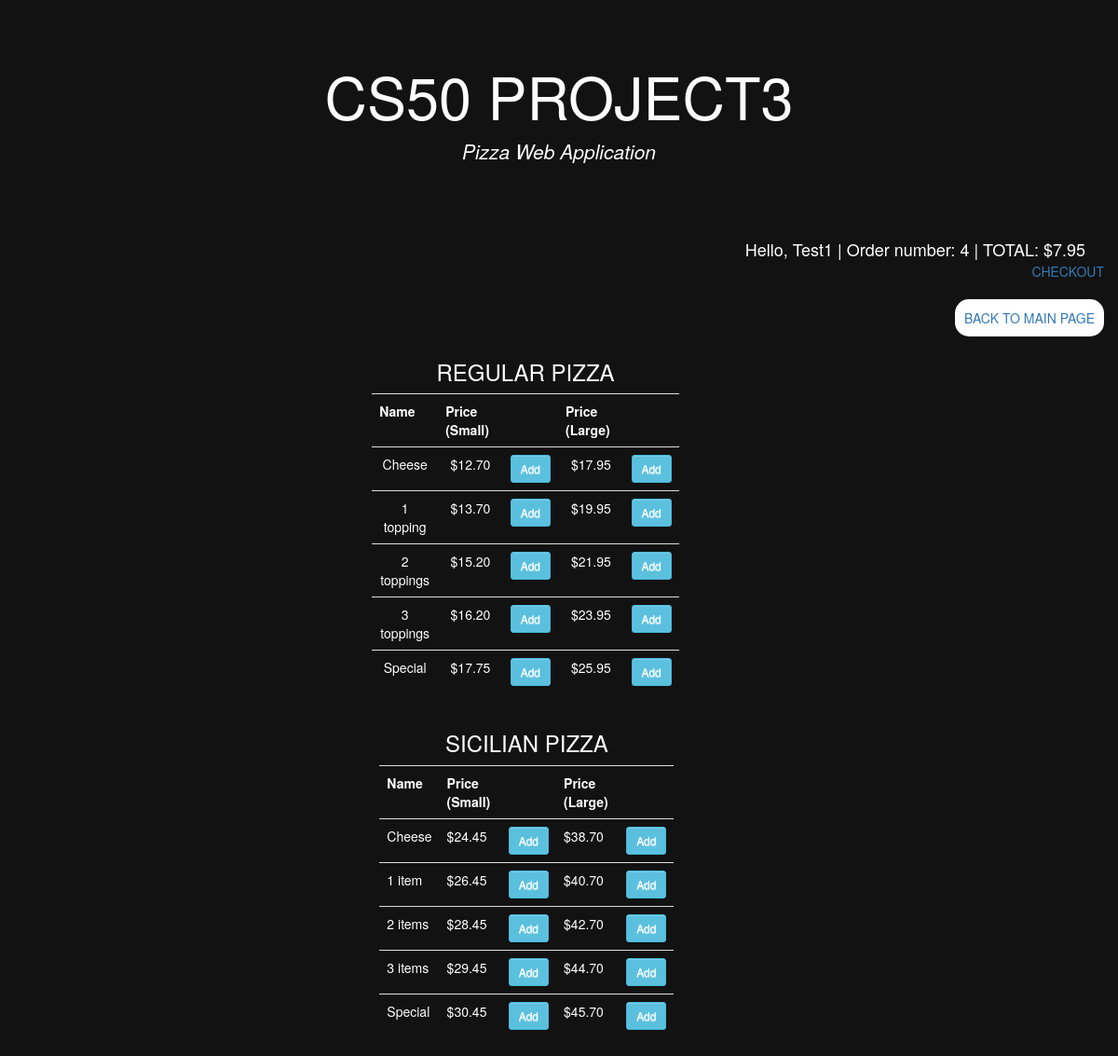
Page /pizza/ (signed in) on the committed database.
### orders/models.py (models this page shows, shortened)
class RegularPizza(models.Model):
    name = models.CharField(max_length=64)
    price_small = models.DecimalField(max_digits=4, decimal_places=2)
    price_large = models.DecimalField(max_digits=4, decimal_places=2)

class SicilianPizza(models.Model):
    name = models.CharField(max_length=64)
    price_small = models.DecimalField(max_digits=4, decimal_places=2)
    price_large = models.DecimalField(max_digits=4, decimal_places=2)

### orders/views.py (the view)
# urls.py: path("pizza/", views.pizza, name="pizza"),
def pizza(request):
    if not request.user.is_authenticated:
        return render(request, "orders/login.html", {"message": None})
    regular_pizzas = RegularPizza.objects.all()
    sicilian_pizzas = SicilianPizza.objects.all()
    order_number = UserOrder.objects.get(user=request.user, status='started').order_number
    context = {
        "regular_pizzas": regular_pizzas,
        "sicilian_pizzas": sicilian_pizzas,
        "Order_number": order_number,
        "Total": list(Order.objects.filter(user=request.user,number=order_number).aggregate(Sum('price')).values())[0] or 0,
        "category1": "Regular Pizza",
        "category2": "Sicilian Pizza"
    }
    return render(request, "orders/pizzas.html", context)

### orders/templates/orders/pizzas.html (shortened to what this page needs)
{% extends "orders/base.html" %}
{% load static %}
{% block body %}
{% include 'orders/status.html' %}
<div class="collapse navbar-collapse" style="color: white; text-align: end; padding: 15px;" id="myNavbar">
    <span><a class="backButton" href="{% url 'index' %}">BACK TO MAIN PAGE</a></span>
</div>
<div style="display: flex; justify-content: center; align-items: center;">
<div class="row text-center">
	<div class="col-md-10">
		<div class="card card-body">
            <h3 class="text-center" style="color: white; text-align: center;">REGULAR PIZZA</h3>
            <table class="table table-sm" style="color: white;">
				<tr>
					<th>Name</th>
                    <th>Price (Small)</th>
                    <th></th>
					<th>Price (Large)</th>
					<th></th>
				</tr>
				{% for pizza in regular_pizzas %}
				<tr>
					<td>{{pizza.name}}</td>
                    <td>${{ pizza.price_small }}</td>
                    <td><a class="btn btn-sm btn-info" href="{% url 'add' category1 pizza.name pizza.price_small %}">Add</a></td>
					<td>${{ pizza.price_large }}</td>
					<td><a class="btn btn-sm btn-info" href="{% url 'add' category1 pizza.name pizza.price_large %}">Add</a></td>
				</tr>
				{% endfor %}
			</table>
		</div>
	</div>
</div>
</div>
<div style="display: flex; justify-content: center; align-items: center;">
<div class="row">
	<div class="col-md-10">
		<div class="card card-body">
            <h3 class="text-center" style="color: white; text-align: center;">SICILIAN PIZZA</h3>
            <table class="table table-sm" style="color: white;">
				<tr>
					<th>Name</th>
                    <th>Price (Small)</th>
                    <th></th>
					<th>Price (Large)</th>
					<th></th>
				</tr>
				{% for pizza in sicilian_pizzas %}
				<tr>
					<td>{{pizza.name}}</td>
                    <td>${{ pizza.price_small }}</td>
                    <td><a class="btn btn-sm btn-info" href="{% url 'add' category2 pizza.name pizza.price_small %}">Add</a></td>
					<td>${{ pizza.price_large }}</td>
					<td><a class="btn btn-sm btn-info" href="{% url 'add' category2 pizza.name pizza.price_large %}">Add</a></td>
				</tr>
				{% endfor %}
			</table>
		</div>
	</div>
</div>
</div>
{% endblock %}

### orders/templates/orders/base.html (shortened to what this page needs)
{% load static %}
<!DOCTYPE html>
<html lang="en">
<head>
  <link rel="stylesheet" type="text/css" href="{% static 'orders/style.css' %}">
  <link rel="stylesheet" href="https://maxcdn.bootstrapcdn.com/bootstrap/3.4.1/css/bootstrap.min.css">
</head>
<body style="background-color: #121212; height: 100%;">
    <div class="jumbotron text-center" style="margin: 0px;">
      <h1>CS50 PROJECT3</h1>
      <p><em>Pizza Web Application</em></p>
    </div>
    {% block body %} {% endblock %}
  </body>
</html>

### orders/templates/orders/status.html
{% load static %}
<div class="collapse navbar-collapse" style="color: white; text-align: end; padding: 15px;" id="myNavbar">
    <span class="hello-msg">Hello, {{user}} | Order number: {{Order_number}} | TOTAL: ${{Total|floatformat:2}}</span>
    <br>
    <span><a href="{% url 'my_orders' %}">CHECKOUT</a></span>
  </div>

### orders/static/orders/style.css (style rules this page uses)
body .jumbotron { position: relative; background-color: #121212; color: #FCFCFC; }
.btn { display: inline-block; *display: inline; *zoom: 1; padding: 4px 10px 4px; margin-bottom: 0; font-size: 13px; line-height: 18px; color: #333333; text-align: center;text-shadow: 0 1px 1px rgba(255, 255, 255, 0.75); vertical-align: middle; background-color: #f5f5f5; background-image: -moz-linear-gradient(top, #ffffff, #e6e6e6); background-image: -ms-linear-gradient(top, #ffffff, #e6e6e6); background-image: -webkit-gradient(linear, 0 0, 0 100%, from(#ffffff), to(#e6e6e6)); background-image: -webkit-linear-gradient(top, #ffffff, #e6e6e6); background-image: -o-linear-gradient(top, #ffffff, #e6e6e6); background-image: linear-gradient(top, #ffffff, #e6e6e6); background-repeat: repeat-x; filter: progid:dximagetransform.microsoft.gradient(startColorstr=#ffffff, endColorstr=#e6e6e6, GradientType=0); border-color: #e6e6e6 #e6e6e6 #e6e6e6; border-color: rgba(0, 0, 0, 0.1) rgba(0, 0, 0, 0.1) rgba(0, 0, 0, 0.25); border: 1px solid #e6e6e6; -webkit-border-radius: 4px; -moz-border-radius: 4px; border-radius: 4px; -webkit-box-shadow: inset 0 1px 0 rgba(255, 255, 255, 0.2), 0 1px 2px rgba(0, 0, 0, 0.05); -moz-box-shadow: inset 0 1px 0 rgba(255, 255, 255, 0.2), 0 1px 2px rgba(0, 0, 0, 0.05); box-shadow: inset 0 1px 0 rgba(255, 255, 255, 0.2), 0 1px 2px rgba(0, 0, 0, 0.05); cursor: pointer; *margin-left: .3em; }
* { -webkit-box-sizing:border-box; -moz-box-sizing:border-box; -ms-box-sizing:border-box; -o-box-sizing:border-box; box-sizing:border-box; }
html { width: 100%; height:100%; }
body { width: 100%; height:100%; font-family: 'Open Sans', sans-serif; }
tr { color: white; }
.hello-msg { font-size: 18px; color: #fff; margin-right: 20px; }
.backButton { background-color: white; border-radius: 15px; padding: 10px; }

### rows in the picture
RegularPizza: name "Cheese", price_small "12.70", price_large "17.95"
RegularPizza: name "1 topping", price_small "13.70", price_large "19.95"
RegularPizza: name "2 toppings", price_small "15.20", price_large "21.95"
RegularPizza: name "3 toppings", price_small "16.20", price_large "23.95"
RegularPizza: name "Special", price_small "17.75", price_large "25.95"
SicilianPizza: name "Cheese", price_small "24.45", price_large "38.70"
SicilianPizza: name "1 item", price_small "26.45", price_large "40.70"
SicilianPizza: name "2 items", price_small "28.45", price_large "42.70"
SicilianPizza: name "3 items", price_small "29.45", price_large "44.70"
SicilianPizza: name "Special", price_small "30.45", price_large "45.70"

### other values in the picture
{{ user }} "Test1"
{{ Order_number }} "4"
{{ Total|floatformat:2 }} "7.95"
